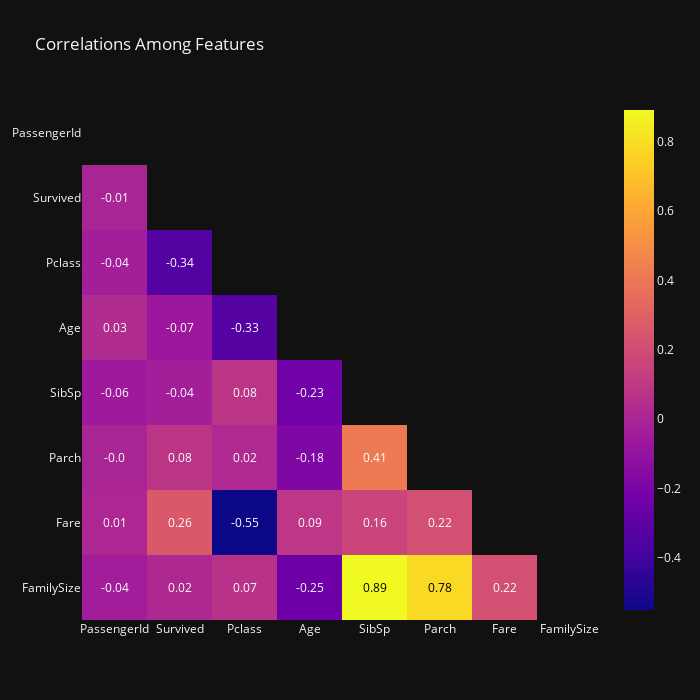

The notebook cell this image was saved under:
### Markdown cell above
Objective : To analyze the correlation between the features in the Titanic dataset. <br>
About the code : Creates a correlation matrix chart to visualize the pairwise correlations among the features in a DataFrame. <br>
Justification : The chart is chosen because it provides a clear and concise representation of the correlations.

Step-by-step explanation of the code:

1. Calculate the correlation matrix using the Pearson correlation method:
   <br>`corr = df.corr(method='pearson')`

2. Create a boolean mask with `True` values in the upper triangular part of the correlation matrix:
   <br>`mask = np.triu(np.ones_like(corr, dtype=bool))`

3. Apply the mask to the correlation matrix, replacing the values in the upper triangular part with NaN (masked values):
   <br>`masked_corr = corr.mask(mask)`

4. Create a new Plotly figure using `px.imshow()` and specify the title, height, width, and template:
   <br>`fig = px.imshow(masked_corr, title='Correlations Among Features', height=700, width=700, template="plotly_dark")`

5. Set the text for each cell in the plot to the corresponding correlation value rounded to 2 decimal places:
   <br>`fig.update_traces(text=corr.values.round(2), hovertemplate='Feature 1: %{y}<br>Feature 2: %{x}<br>Correlation: %{text}')`

6. Add a colorbar to the chart with a title:
   <br>`fig.update_traces(colorbar=dict(title="Correlation"))`

7. Iterate over each cell in the masked correlation matrix:
   - If the cell is not on the diagonal (i != j) and it has a non-null value, do the following:
     - Determine the color for the annotation text based on the correlation value (white if < 0.5, black otherwise).
     - Add an annotation with the correlation value to the corresponding cell in the figure:
       - `fig.add_annotation(x=j, y=i, text=str(masked_corr.iloc[i, j].round(2)), showarrow=False, font=dict(color=color))` 
<br><br>
8. Update the x-axis to remove gridlines:
   <br>`fig.update_xaxes(showgrid=False)`

9. Update the y-axis to remove gridlines:
   <br>`fig.update_yaxes(showgrid=False)`

10. Display the final chart:
    <br>`fig.show()`

Results :
- highest positive correlation: 'SibSp' and 'Parch' (excluded FamilySize)
- highest negative correlation: 'Pclass' and 'Fare'
- highest positive correlation with Survived: 'Fare'
- highest negative correlation with Survived: 'Pclass'

### Code cell
corr = df.corr(method='pearson')

mask = np.triu(np.ones_like(corr, dtype=bool))

masked_corr = corr.mask(mask)

fig = px.imshow(masked_corr,
                title='Correlations Among Features',
                height=700, width=700, template="plotly_dark")

fig.update_traces(text=corr.values.round(2),
                  hovertemplate='Feature 1: %{y}<br>Feature 2: %{x}<br>Correlation: %{text}',
                  colorbar=dict(title="Correlation"))

for i in range(len(masked_corr)):
    for j in range(len(masked_corr)):
        if i != j and not pd.isnull(masked_corr.iloc[i, j]):
            color = 'white' if float(masked_corr.iloc[i, j]) < 0.5 else 'black'
            fig.add_annotation(x=j, y=i, text=str(masked_corr.iloc[i, j].round(2)),
                               showarrow=False, font=dict(color=color))

fig.update_xaxes(showgrid=False)
fig.update_yaxes(showgrid=False)

fig.show()

### Figure 1 — Plotly figure (JSON) as saved in the notebook; plotly's stock layout.template omitted (floating-point values rounded to 4 significant figures)
{"data": [{"coloraxis": "coloraxis", "colorbar": {"title": {"text": "Correlation"}}, "hovertemplate": "Feature 1: %{y}<br>Feature 2: %{x}<br>Correlation: %{text}", "name": "0", "text": [[1, -0.01, -0.04, 0.03, -0.06, 0, 0.01, -0.04], [-0.01, 1, -0.34, -0.07, -0.04, 0.08, 0.26, 0.02], [-0.04, -0.34, 1, -0.33, 0.08, 0.02, -0.55, 0.07], [0.03, -0.07, -0.33, 1, -0.23, -0.18, 0.09, -0.25], [-0.06, -0.04, 0.08, -0.23, 1, 0.41, 0.16, 0.89], [0, 0.08, 0.02, -0.18, 0.41, 1, 0.22, 0.78], [0.01, 0.26, -0.55, 0.09, 0.16, 0.22, 1, 0.22], [-0.04, 0.02, 0.07, -0.25, 0.89, 0.78, 0.22, 1]], "type": "heatmap", "x": ["PassengerId", "Survived", "Pclass", "Age", "SibSp", "Parch", "Fare", "FamilySize"], "xaxis": "x", "y": ["PassengerId", "Survived", "Pclass", "Age", "SibSp", "Parch", "Fare", "FamilySize"], "yaxis": "y", "z": [[null, null, null, null, null, null, null, null], [-0.005007, null, null, null, null, null, null, null], [-0.03514, -0.3385, null, null, null, null, null, null], [0.03321, -0.06981, -0.3313, null, null, null, null, null], [-0.05753, -0.03532, 0.08308, -0.2326, null, null, null, null], [-0.001652, 0.08163, 0.01844, -0.1792, 0.4148, null, null, null], [0.01266, 0.2573, -0.5495, 0.09157, 0.1597, 0.2162, null, null], [-0.04014, 0.01664, 0.066, -0.2485, 0.8907, 0.7831, 0.2171, null]]}], "layout": {"annotations": [{"font": {"color": "white"}, "showarrow": false, "text": "-0.01", "x": 0, "y": 1}, {"font": {"color": "white"}, "showarrow": false, "text": "-0.04", "x": 0, "y": 2}, {"font": {"color": "white"}, "showarrow": false, "text": "-0.34", "x": 1, "y": 2}, {"font": {"color": "white"}, "showarrow": false, "text": "0.03", "x": 0, "y": 3}, {"font": {"color": "white"}, "showarrow": false, "text": "-0.07", "x": 1, "y": 3}, {"font": {"color": "white"}, "showarrow": false, "text": "-0.33", "x": 2, "y": 3}, {"font": {"color": "white"}, "showarrow": false, "text": "-0.06", "x": 0, "y": 4}, {"font": {"color": "white"}, "showarrow": false, "text": "-0.04", "x": 1, "y": 4}, {"font": {"color": "white"}, "showarrow": false, "text": "0.08", "x": 2, "y": 4}, {"font": {"color": "white"}, "showarrow": false, "text": "-0.23", "x": 3, "y": 4}, {"font": {"color": "white"}, "showarrow": false, "text": "-0.0", "x": 0, "y": 5}, {"font": {"color": "white"}, "showarrow": false, "text": "0.08", "x": 1, "y": 5}, {"font": {"color": "white"}, "showarrow": false, "text": "0.02", "x": 2, "y": 5}, {"font": {"color": "white"}, "showarrow": false, "text": "-0.18", "x": 3, "y": 5}, {"font": {"color": "white"}, "showarrow": false, "text": "0.41", "x": 4, "y": 5}, {"font": {"color": "white"}, "showarrow": false, "text": "0.01", "x": 0, "y": 6}, {"font": {"color": "white"}, "showarrow": false, "text": "0.26", "x": 1, "y": 6}, {"font": {"color": "white"}, "showarrow": false, "text": "-0.55", "x": 2, "y": 6}, {"font": {"color": "white"}, "showarrow": false, "text": "0.09", "x": 3, "y": 6}, {"font": {"color": "white"}, "showarrow": false, "text": "0.16", "x": 4, "y": 6}, {"font": {"color": "white"}, "showarrow": false, "text": "0.22", "x": 5, "y": 6}, {"font": {"color": "white"}, "showarrow": false, "text": "-0.04", "x": 0, "y": 7}, {"font": {"color": "white"}, "showarrow": false, "text": "0.02", "x": 1, "y": 7}, {"font": {"color": "white"}, "showarrow": false, "text": "0.07", "x": 2, "y": 7}, {"font": {"color": "white"}, "showarrow": false, "text": "-0.25", "x": 3, "y": 7}, {"font": {"color": "black"}, "showarrow": false, "text": "0.89", "x": 4, "y": 7}, {"font": {"color": "black"}, "showarrow": false, "text": "0.78", "x": 5, "y": 7}, {"font": {"color": "white"}, "showarrow": false, "text": "0.22", "x": 6, "y": 7}], "coloraxis": {"colorscale": [[0, "#0d0887"], [0.1111, "#46039f"], [0.2222, "#7201a8"], [0.3333, "#9c179e"], [0.4444, "#bd3786"], [0.5556, "#d8576b"], [0.6667, "#ed7953"], [0.7778, "#fb9f3a"], [0.8889, "#fdca26"], [1, "#f0f921"]]}, "height": 700, "title": {"text": "Correlations Among Features"}, "width": 700, "xaxis": {"anchor": "y", "constrain": "domain", "domain": [0, 1], "scaleanchor": "y", "showgrid": false}, "yaxis": {"anchor": "x", "autorange": "reversed", "constrain": "domain", "domain": [0, 1], "showgrid": false}}}
